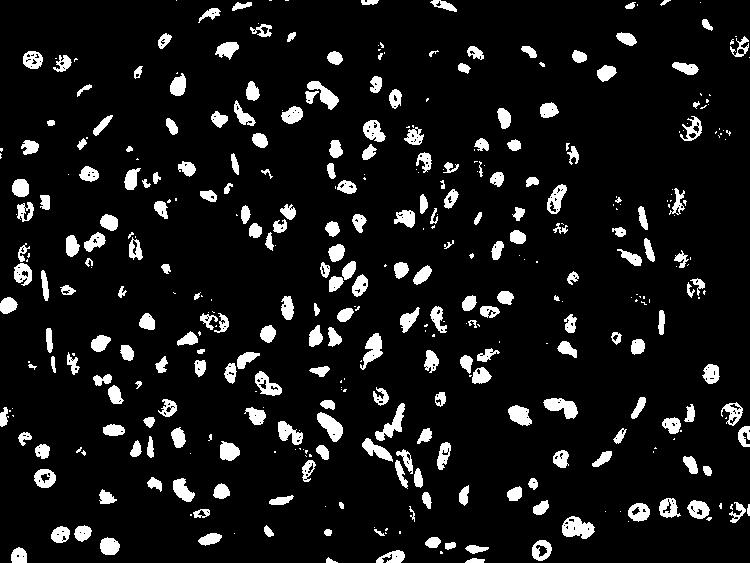
#> input picture reg_img/glom_1s.jpg, 750 x 563 px
$ python rp.py
#> lines starting #> are read from the running program, lines starting #| are printed output that depends on the picture; after the words box and inside, x2 and y2 are one past the last pixel; in counts of white or black regions, pixels touching at a corner belong together
# !/usr/bin/env python
'''
Usage:
    ./ssearch.py input_image (f|q)
    f=fast, q=quality
Use "l" to display less rects, 'm' to display more rects, "q" to quit.
'''

import cv2

# speed-up using multithreads
cv2.setUseOptimized(True);
cv2.setNumThreads(4);

in_img_name = 'reg_img/glom_1s.jpg'
out_img_name = str(in_img_name.split('.')[0]) + '_out.jpg'
# read image
im = cv2.imread(in_img_name)
#> im is the input picture: shape (563, 750, 3); min 0, max 255, mean 23.6
# resize image
newHeight = 200
newWidth = int(im.shape[1] * 200 / im.shape[0])
#> newWidth = 266
im = cv2.resize(im, (newWidth, newHeight))
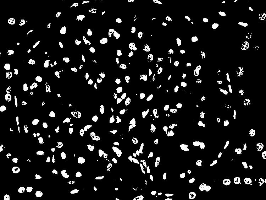
#> im: shape (200, 266, 3); min 0, max 255, mean 23.5

# create Selective Search Segmentation Object using default parameters
ss = cv2.ximgproc.segmentation.createSelectiveSearchSegmentation()

# set input image on which we will run segmentation
ss.setBaseImage(im)

# # Switch to fast but low recall Selective Search method
# ss.switchToSelectiveSearchFast()

# Switch to high recall but slow Selective Search method
ss.switchToSelectiveSearchQuality()

# run selective search segmentation on input image
rects = ss.process()
print('Total Number of Region Proposals: {}'.format(len(rects)))

# number of region proposals to show
numShowRects = len(rects)

# create a copy of original image
imOut = im.copy()

for i, rect in enumerate(rects):
    # draw rectangle for region proposal till numShowRects
    if (i < numShowRects):
        x, y, w, h = rect
        cv2.rectangle(imOut, (x, y), (x + w, y + h), (0, 255, 0), 1, cv2.LINE_AA)
    else:
        break
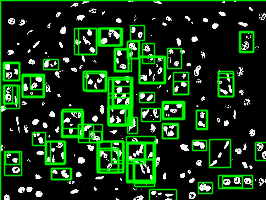
#> imOut: shape (200, 266, 3); mean B, G, R 21.5, 56.6, 21.5

# show output
cv2.imshow("Output", imOut)
cv2.imwrite(out_img_name, imOut)

# show output
cv2.imshow("Output", imOut)
cv2.imwrite(out_img_name, imOut)


# close image show window
cv2.destroyAllWindows()

if __name__ == '__main__':
    pass

$ run again, with reg_img/glom_0s.jpg copied over reg_img/glom_1s.jpg
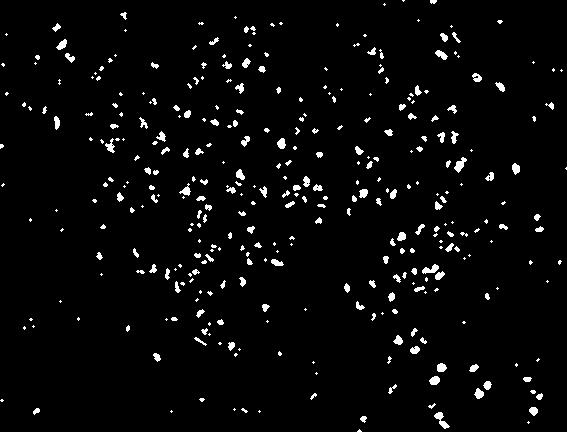
#> input picture reg_img/glom_0s.jpg, 567 x 432 px
#> im is the input picture: shape (432, 567, 3); min 0, max 255, mean 8.8
#> `im = cv2.resize(im, (newWidth, newHeight))`:
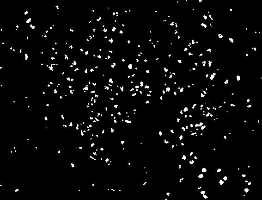
#> im: shape (200, 262, 3); min 0, max 255, mean 8.8
#> after the loop `for i, rect in enumerate(rects):`:
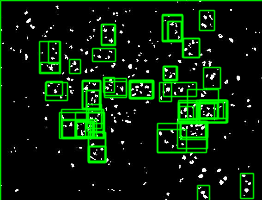
#> imOut: shape (200, 262, 3); 16.97% of pixels changed, all inside (x1, y1, x2, y2) = (0, 0, 262, 200)
